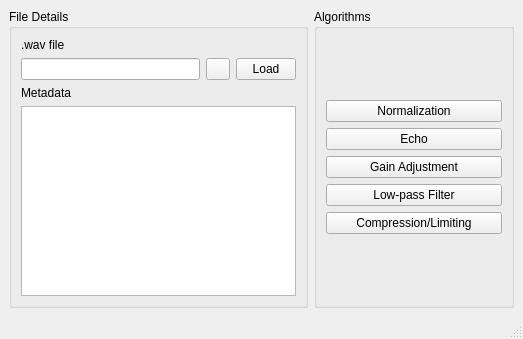
<?xml version="1.0" encoding="UTF-8"?>
<ui version="4.0">
 <class>MainWindow</class>
 <widget class="QMainWindow" name="MainWindow">
  <property name="geometry">
   <rect>
    <x>0</x>
    <y>0</y>
    <width>523</width>
    <height>339</height>
   </rect>
  </property>
  <property name="windowTitle">
   <string>WAV file manager: Group 33's CS 202 semester project</string>
  </property>
  <widget class="QWidget" name="centralwidget">
   <layout class="QHBoxLayout" name="horizontalLayout_2">
    <property name="spacing">
     <number>6</number>
    </property>
    <item>
     <widget class="QGroupBox" name="groupBox_2">
      <property name="title">
       <string>File Details</string>
      </property>
      <layout class="QVBoxLayout" name="verticalLayout_3">
       <item>
        <widget class="QLabel" name="label">
         <property name="text">
          <string>.wav file</string>
         </property>
        </widget>
       </item>
       <item>
        <layout class="QHBoxLayout" name="horizontalLayout">
         <item>
          <widget class="QLineEdit" name="inputPath">
           <property name="readOnly">
            <bool>true</bool>
           </property>
          </widget>
         </item>
         <item>
          <widget class="QPushButton" name="pathDialogButton">
           <property name="maximumSize">
            <size>
             <width>24</width>
             <height>16777215</height>
            </size>
           </property>
           <property name="text">
            <string/>
           </property>
           <property name="icon">
            <iconset resource="../resources/resources.qrc">
             <normaloff>:/images/OneDrive_Folder_Icon.svg.png</normaloff>:/images/OneDrive_Folder_Icon.svg.png</iconset>
           </property>
          </widget>
         </item>
         <item>
          <widget class="QPushButton" name="loadFileButton">
           <property name="maximumSize">
            <size>
             <width>60</width>
             <height>16777215</height>
            </size>
           </property>
           <property name="text">
            <string>Load</string>
           </property>
          </widget>
         </item>
        </layout>
       </item>
       <item>
        <widget class="QLabel" name="label_2">
         <property name="text">
          <string>Metadata</string>
         </property>
        </widget>
       </item>
       <item>
        <widget class="QPlainTextEdit" name="metadataText">
         <property name="readOnly">
          <bool>true</bool>
         </property>
        </widget>
       </item>
      </layout>
     </widget>
    </item>
    <item>
     <widget class="QGroupBox" name="groupBox">
      <property name="minimumSize">
       <size>
        <width>200</width>
        <height>0</height>
       </size>
      </property>
      <property name="title">
       <string>Algorithms</string>
      </property>
      <layout class="QVBoxLayout" name="verticalLayout_2">
       <item>
        <layout class="QVBoxLayout" name="verticalLayout">
         <item>
          <widget class="QPushButton" name="openNormalizationDialog">
           <property name="text">
            <string>Normalization</string>
           </property>
          </widget>
         </item>
         <item>
          <widget class="QPushButton" name="openEchoDialog">
           <property name="text">
            <string>Echo</string>
           </property>
          </widget>
         </item>
         <item>
          <widget class="QPushButton" name="openGainDialog">
           <property name="text">
            <string>Gain Adjustment</string>
           </property>
          </widget>
         </item>
         <item>
          <widget class="QPushButton" name="openLowPassDialog">
           <property name="text">
            <string>Low-pass Filter</string>
           </property>
          </widget>
         </item>
         <item>
          <widget class="QPushButton" name="openCompressionDialog">
           <property name="text">
            <string>Compression/Limiting</string>
           </property>
          </widget>
         </item>
        </layout>
       </item>
      </layout>
     </widget>
    </item>
   </layout>
  </widget>
  <widget class="QMenuBar" name="menubar">
   <property name="geometry">
    <rect>
     <x>0</x>
     <y>0</y>
     <width>523</width>
     <height>22</height>
    </rect>
   </property>
  </widget>
  <widget class="QStatusBar" name="statusbar"/>
 </widget>
 <resources>
  <include location="../resources/resources.qrc"/>
 </resources>
 <connections/>
</ui>
